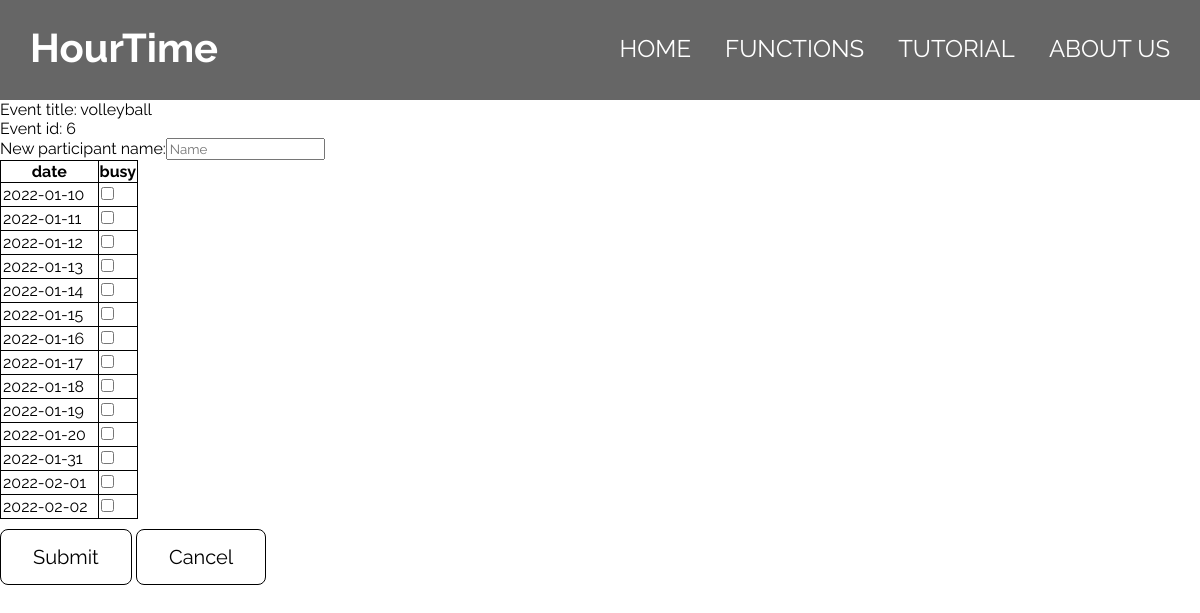
The app's page /add_new_participant?event_id=6 with its own data.
### main.py (models this page shows, shortened)
class Event(db.Model):
    id = db.Column(db.Integer, primary_key=True)
    title = db.Column(db.String(100))
    dates = db.relationship("Date", cascade="all, delete-orphan", backref="event")
    people = db.relationship("Person", cascade="all, delete-orphan", backref="event")

class Date(db.Model):
    id = db.Column(db.Integer, primary_key=True)
    date = db.Column(db.Date)
    event_id = db.Column(db.Integer, db.ForeignKey("event.id"))

### main.py (the view)
@app.route("/add_new_participant", methods=["GET", "POST"])
def add_new_participant():
    event_id = request.args.get("event_id")
    query_event = Event.query.filter_by(id=event_id).first()
    if request.method == "POST":
        new_name = request.form["name"]
        new_person = Person(name=new_name, event=query_event)
        db.session.add(new_person)
        for i in request.form:
            if i != "name":
                busy_date = datetime.datetime.strptime(i, "%Y-%m-%d").date()
                new_busy_date = Busy_date(date=busy_date, person=new_person)
                db.session.add(new_busy_date)
        db.session.commit()
        return render_template("add_new_participant_status.html", status="Success", person=new_person)
    else:
        return render_template("add_new_participant.html", event=query_event)

### templates/add_new_participant.html (shortened to what this page needs)
{% extends "base.html" %}
{% block navright %}
<li><a href="/">Home</a></li>
<li><a href="/functions" class="active">Functions</a></li>
<li><a href="/tutorial">Tutorial</a></li>
<li><a href="/about">About Us</a></li>
{% endblock %}
{% block content %}
<p>Event title: {{event.title}}</p>
<p>Event id: {{event.id}}</p>
<form id = "event_inp" action = "#" method="post">
    <p>New participant name:<input type="text" name="name", placeholder="Name" required></p>
    <table border="1">
        <tr>
            <th>date</th>
            <th>busy</th>
        </tr>
    {% for date in event.dates %}
        <tr>
            <td>{{date.date}}</td>
            <td><input type="checkbox" name="{{date.date}}"></td>
        </tr>
    {% endfor %}
    </table>
    <input type='submit' value='Submit' class="button">
    <a href="/find_event?event_id={{event.id}}" class="button">Cancel</a>
</form>
{% endblock %}

### static/css/main.css (style rules this page uses)
body { background-color:white; }
* { margin:0px; list-style: none; font-family: 'Raleway', sans-serif; }
a { text-decoration: none; }
.button { background-color: #FFFFFF; border: 1.5px solid rgb(0,0,0); border-radius: .5rem; box-sizing: border-box; color: black; padding: 15px 32px; text-align: center; text-decoration: none; display: inline-block; font-size: 20px; margin-top: 10px; }
table, th, td { border: 0.5px solid; border-collapse: collapse; }
td { padding-left: 2px; padding-right: 10px; padding-top: 2px; padding-bottom: 2px; }
#navright li { display:inline; }
#navright a { color:white; font-size:1.5em; margin-right:30px; text-transform: uppercase; text-decoration: none; transition: color 0.1s; }

### records on screen
Event: title "volleyball", id "6"
Date: date "2022-01-10"
Date: date "2022-01-11"
Date: date "2022-01-12"
Date: date "2022-01-13"
Date: date "2022-01-14"
Date: date "2022-01-15"
Date: date "2022-01-16"
Date: date "2022-01-17"
Date: date "2022-01-18"
Date: date "2022-01-19"
Date: date "2022-01-20"
Date: date "2022-01-31"
Date: date "2022-02-01"
Date: date "2022-02-02"
